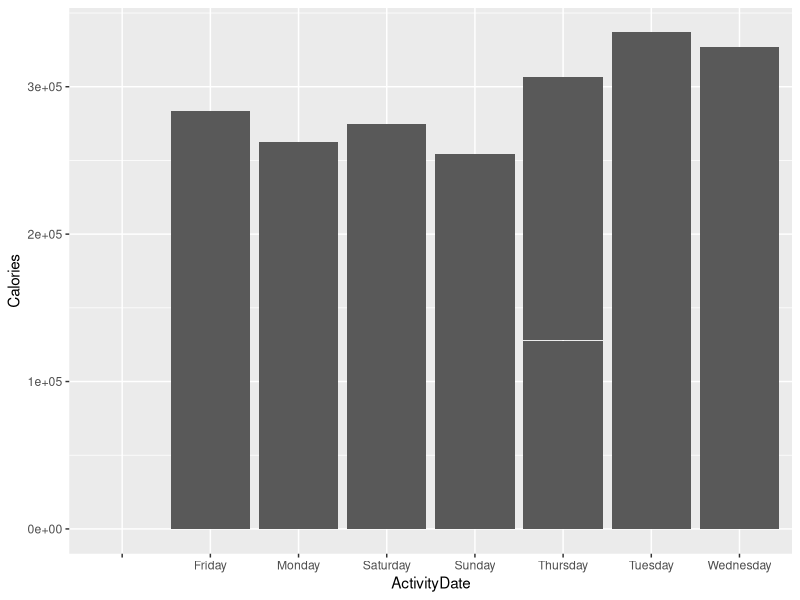
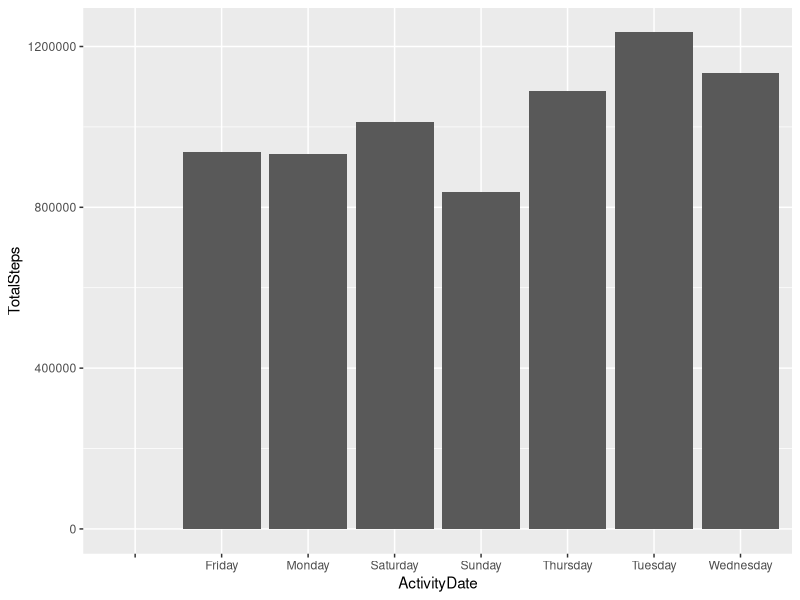
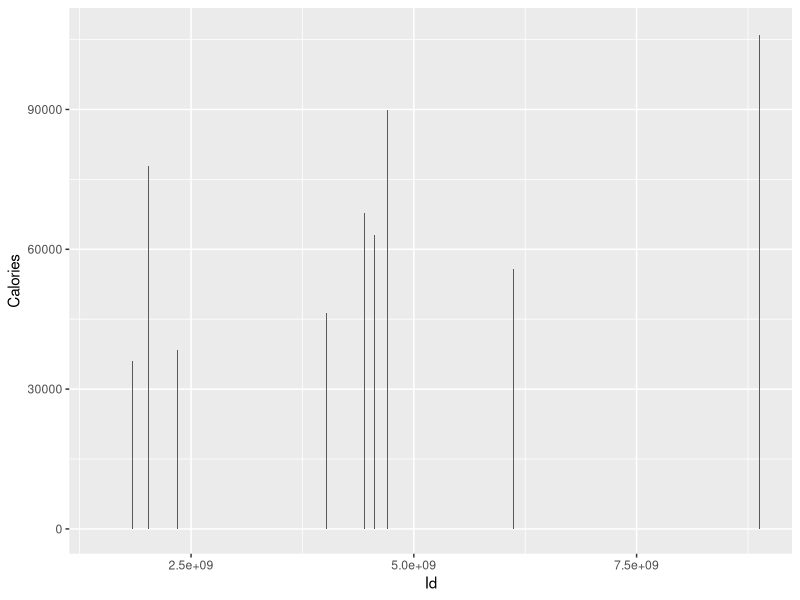

Write R code to recreate these figures, in order.
install.packages('tidyverse')

library(tidyverse)

daily_activity <- read.csv("dailyActivity_merged.csv")

head(daily_activity)

colnames(daily_activity)

n_distinct(daily_activity$Id)

nrow(daily_activity)

daily_activity  %>%   
  select(TotalDistance,
         Calories,
         TotalSteps)  %>% 
  summary()

daily_activity %>% 
  select(TotalMinutes,
         TotalSteps,
         Calories)  %>% 
  summary()

ggplot(data=daily_activity, aes(x = ActivityDate, y = Calories)) + geom_bar(stat = "identity")

ggplot(data=daily_activity, aes(x = ActivityDate, y = TotalSteps)) + geom_bar(stat = "identity")

ggplot(data=daily_activity, aes(x = Id, y = Calories)) + geom_bar(stat = 'Identity')
